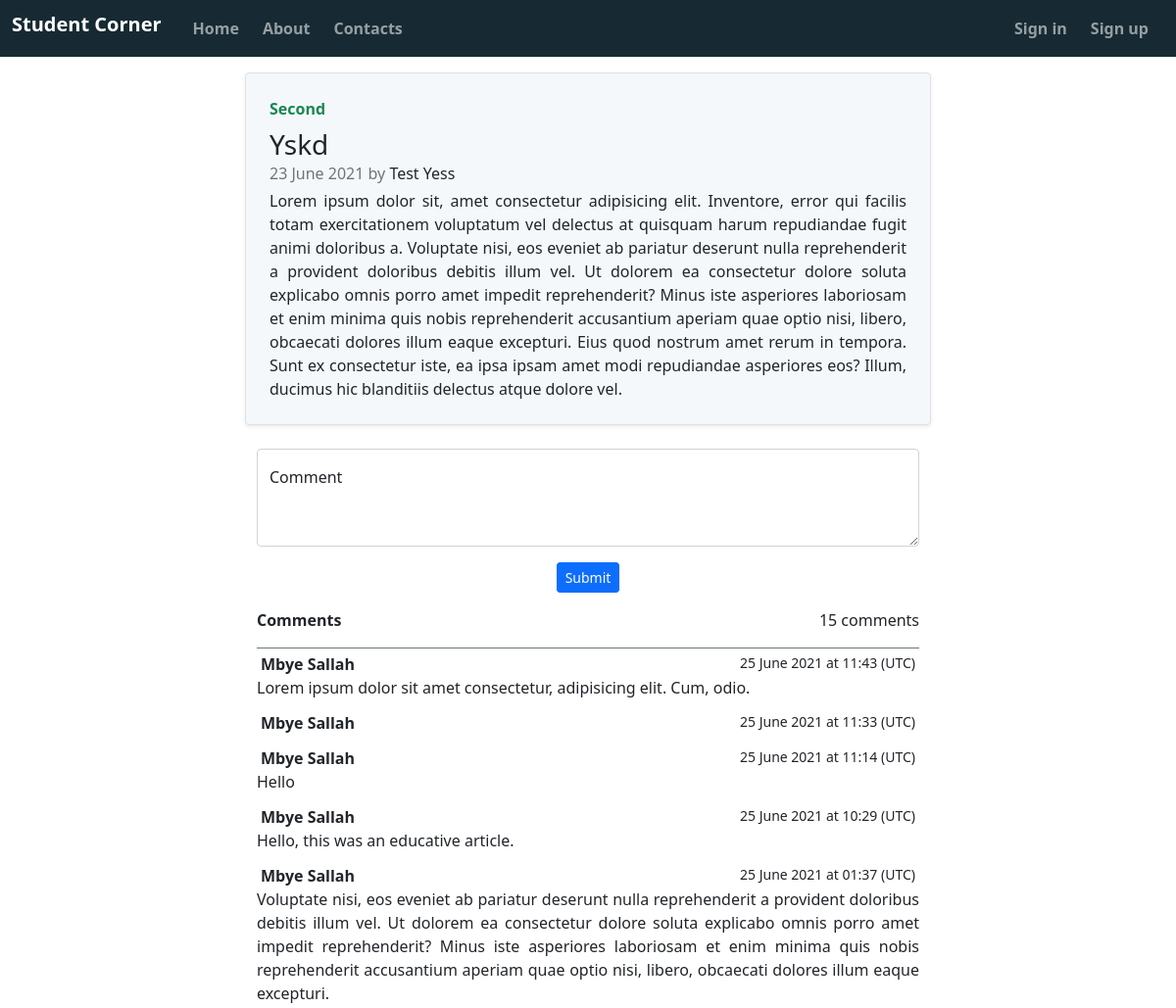
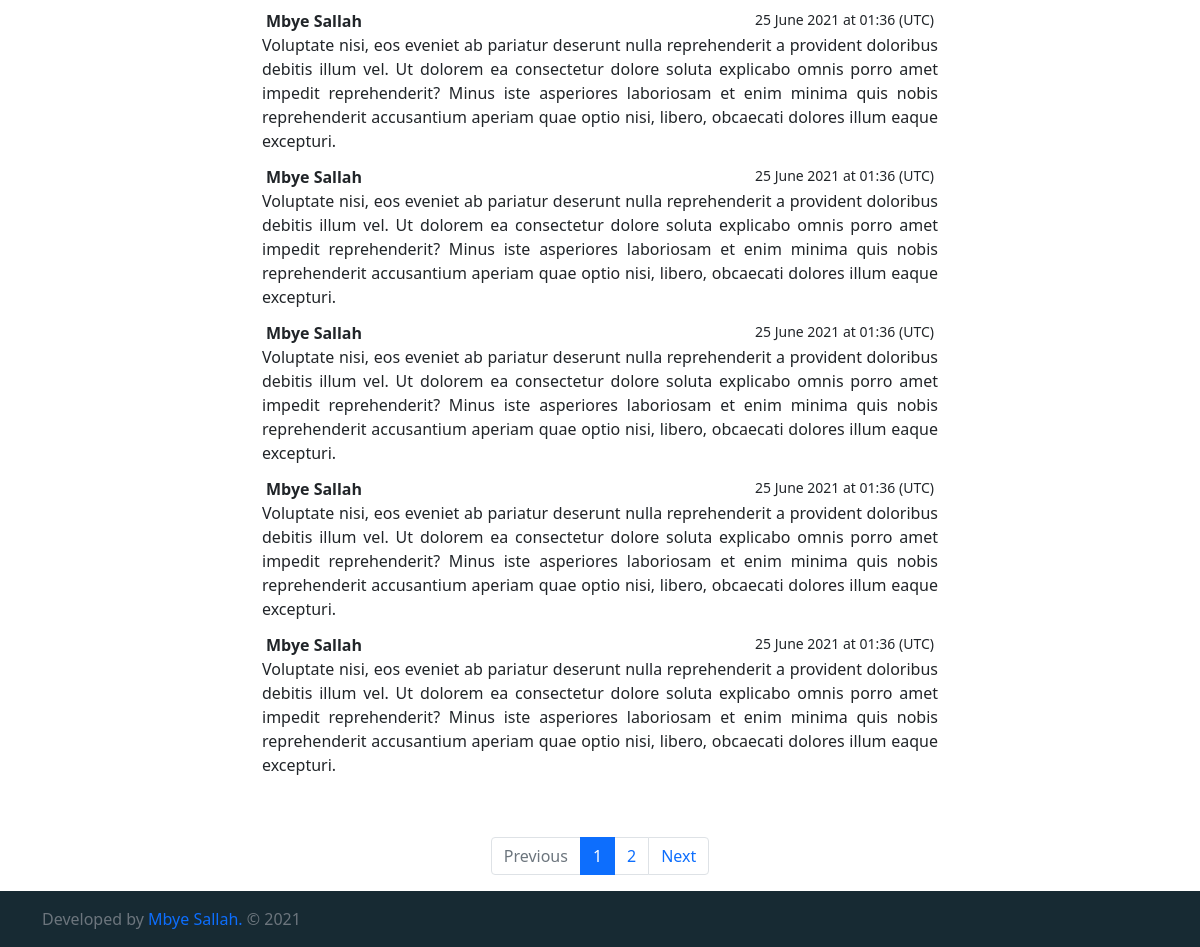
Before: /read_more/3 with the older database file (2 pictures, top to bottom).
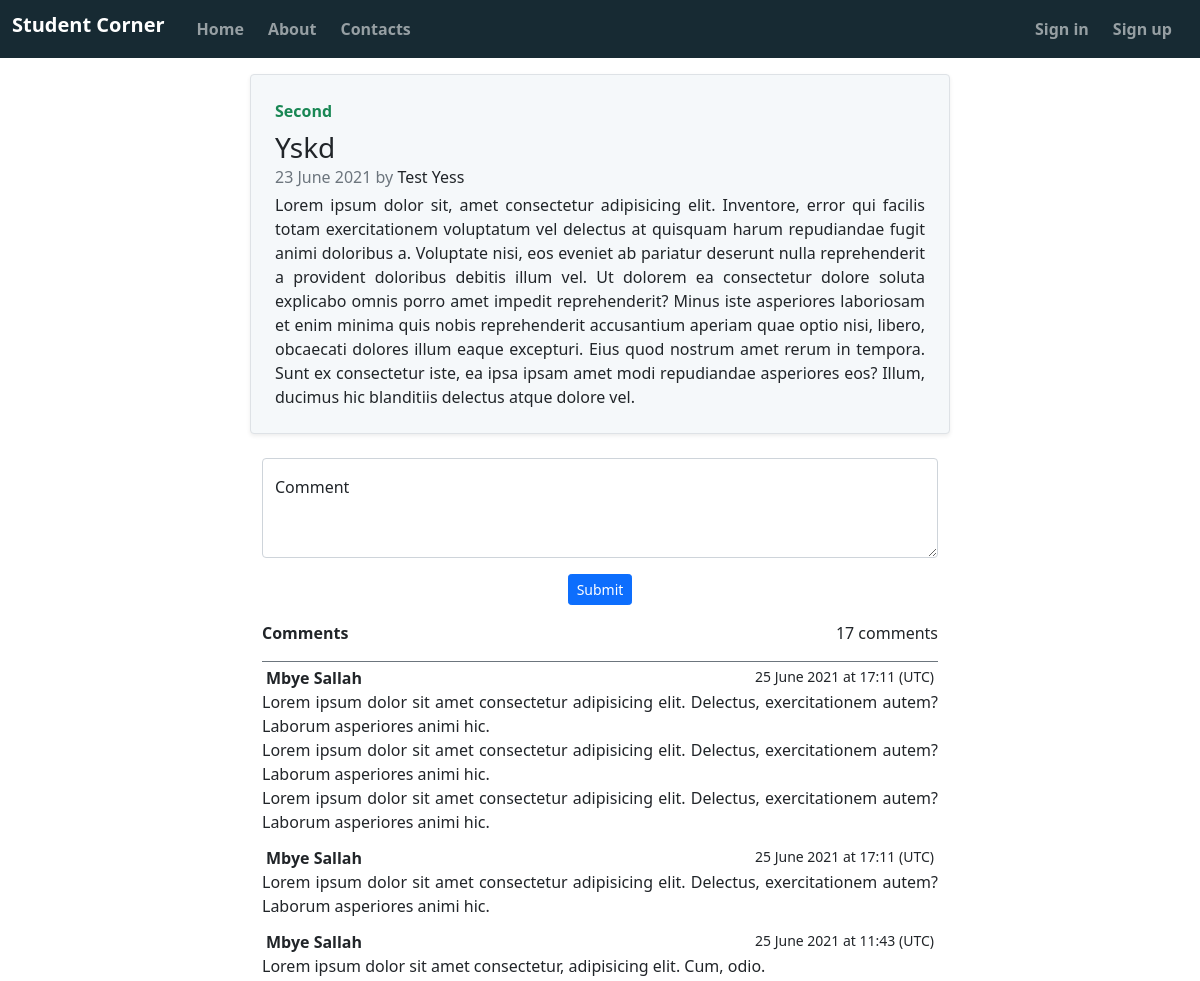
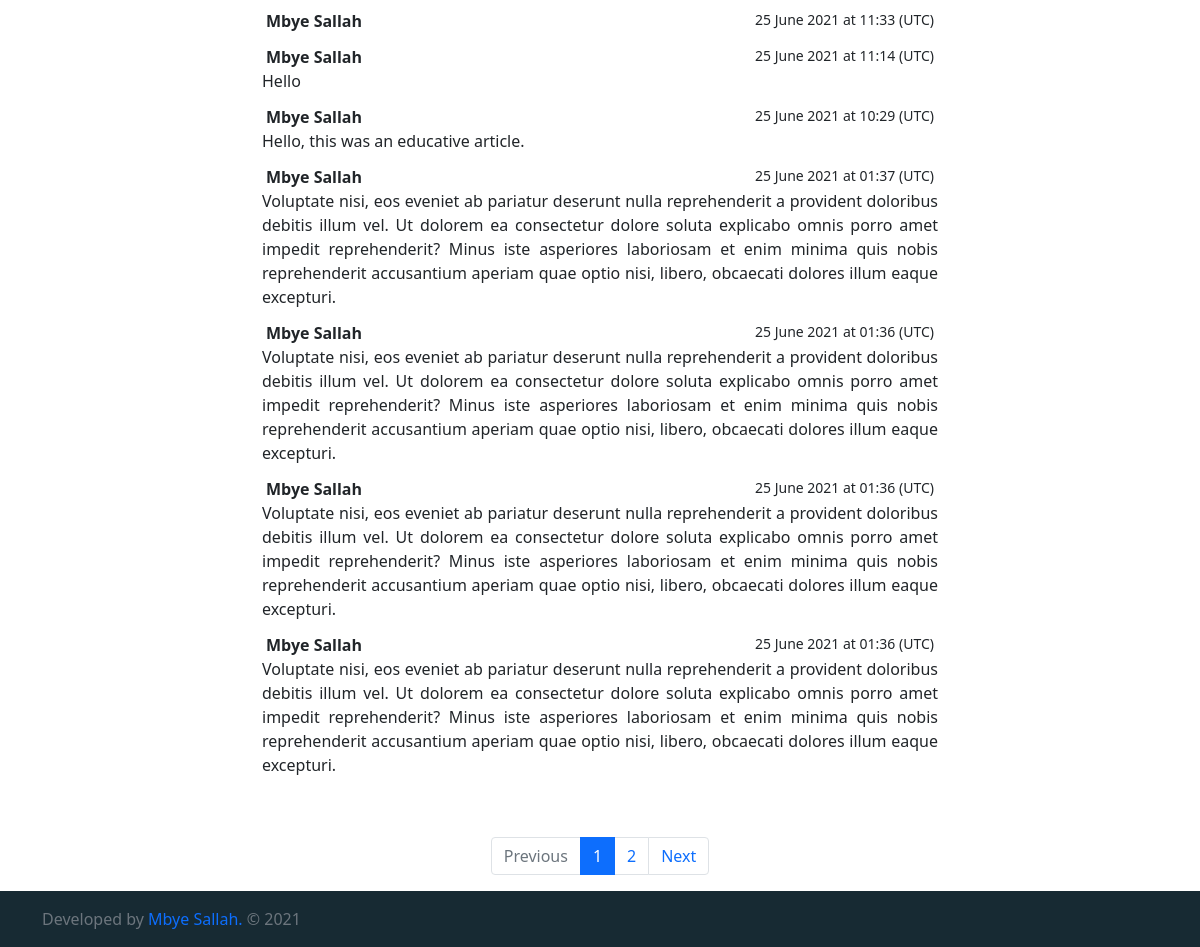
After: the same page with the newer database file (2 pictures, top to bottom).
### stud_corner/models.py (models this page shows, shortened)
class Posts(db.Model):
    id = db.Column(db.Integer, primary_key=True)
    subject = db.Column(db.String(100))
    title = db.Column(db.String(100), nullable=False)
    date_posted = db.Column(db.DateTime, nullable=False, default=datetime.utcnow)
    content = db.Column(db.Text, nullable=False)
    user_id = db.Column(db.Integer, db.ForeignKey('users.id'), nullable=False)
    comments = db.relationship('Comments', backref='post', lazy=True)

class User(UserMixin, db.Model):
    __tablename__="users"
    id = db.Column(db.Integer, primary_key=True, autoincrement=True)
    created = db.Column(db.DateTime, default=datetime.utcnow, nullable=False)
    firstname = db.Column(db.String(80), nullable=False)
    lastname = db.Column(db.String(80), nullable=False)
    email = db.Column(db.String(120), unique=True, nullable=False)
    password = db.Column(db.String(120))
    admin = db.Column(db.Boolean, nullable=False, default=False)
    confirmed = db.Column(db.Boolean, nullable=False, default=False)
    confirmed_on = db.Column(db.DateTime, nullable=True)
    bio = db.Column(db.Text, nullable=True)
    posts = db.relationship('Posts', backref='author', lazy=True)
    comments = db.relationship('Comments', backref='commentor', lazy=True)

class Comments(db.Model):
    id = db.Column(db.Integer, primary_key=True)
    content = db.Column(db.Text, nullable=False)
    date_commented = db.Column(db.DateTime, default=datetime.utcnow, index=True)
    user_id = db.Column(db.Integer, db.ForeignKey('users.id'), nullable=False)
    post_id = db.Column(db.Integer, db.ForeignKey('posts.id'), nullable=False)

### stud_corner/views.py (the view, shortened to what this page needs)
@views.route('/read_more/<int:id>', methods = ['GET', 'POST'])
def read_more(id):
    post = Posts.query.get_or_404(id)
    page = request.args.get("page", 1, int)
    comments = (Comments.query.filter_by(post_id = post.id)
    .order_by(Comments.date_commented.desc())
    .paginate(page = page, per_page = 10))
    return render_template("/read_more.html", post = post, comments=comments)

### stud_corner/templates/read_more.html (shortened to what this page needs)
{% from "app_macros.html" import render_pagination, input, button, textarea with context %}
{% extends "layout.html" %}
{% block content %}
    <div class="container col-md-7 my-3">
        <div class="row justify-content-center">
            <div class="row card-bg g-0 border rounded overflow-hidden mb-4 shadow-sm h-md-250 position-relative">
                <div class="col p-4 d-flex flex-column position-static">
                    <strong class="d-inline-block mb-2 text-success">{{ post.subject |title }}</strong>
                    <h3 class="mb-0">{{ post.title |title }}</h3>
                    <div class="mb-1 text-muted">{{ post.date_posted.strftime("%d %B %Y") }}
                        by
                        <a href="{{ url_for('views.author', id = post.author.id) }}" class="text-decoration-none link-dark">
                            {{ ("%s %s" %(post.author.firstname, post.author.lastname)) |title}}
                        </a>
                    </div>
                    <p class="card-text mb-auto content">{{ post.content |urlize }}</p>
                </div>
            </div>
        </div>
        <form method="POST">
          <div class="form-floating mb-3">
            {{ textarea("content", id="CommentsTextarea", label = "Comment") }}
          </div>
          <div class="d-flex justify-content-center mb-3">
            {{ button(class="w-30 btn btn-sm btn-primary") }}
          </div>
        </form>
          <div class="d-flex w-100 justify-content-between border-bottom border-secondary mb-1">
            <strong>Comments</strong>
            <p>{{comments.total}} {% if comments.total > 1 %}comments{% else %}comment{% endif %}</p>
          </div>
          <ul class="list-group list-group-flush">
              {% for comment in comments.items %}
              <div class="mb-2">
                <div class="d-flex w-100 justify-content-between px-1">
                  <strong>
                    <a href="{{ url_for('views.author', id = comment.commentor.id) }}" class="text-decoration-none link-dark">
                      {{ comment.commentor.firstname }} {{ comment.commentor.lastname }}
                    </a>
                  </strong>
                  <small>{{ comment.date_commented.strftime("%d %B %Y") }} at {{ comment.date_commented.strftime("%H:%M") }} (UTC)</small>
                </div>
                <p class="mb-1 content">{{ comment.content }}</p>
              </div>
                {% endfor %}
          </ul>
    </div>
  {% if comments.total > 10 %}
    {{render_pagination(comments, "views.read_more", id=post.id, name = "pagination for comments" )}}
  {% endif %}
{% endblock %}

### stud_corner/templates/app_macros.html (shortened to what this page needs)
{% macro render_pagination(pagination, endpoint, id="", name="Post page navigation") -%}
  <nav aria-label="{{ name }}">
    <ul class="pagination justify-content-center mt-5">
      <li class="page-item {% if not pagination.has_prev %} disabled {% endif %} ">
          <a class="page-link" href="{{ url_for(endpoint, id=id, page=pagination.prev_num) }}">Previous</a>
      </li>
      {%- for page in pagination.iter_pages(left_edge=1, left_current=1, right_current=2, right_edge=1) %}
          {% if page %}
                {% if page != pagination.page %}
                      <li class="page-item"><a class="page-link" href="{{ url_for(endpoint, id=id, page=page) }}"> {{ page }} </a></li>
                {% else %}
                    <li class="page-item active" aria-current="page">
                        <span class="page-link"> {{ page }} </span>
                    </li>
                {% endif %}
          {% else %}
              <span>…</span>
          {% endif %}
      {%- endfor %}
              <li class="page-item {% if not pagination.has_next %} disabled {% endif %} ">
                  <a class="page-link" href="{{ url_for(endpoint, id=id, page=pagination.next_num) }}">Next</a>
              </li>
          </ul>
  </nav>
{%- endmacro %}
{% macro button(class="w-30 btn btn-lg btn-primary", label = "Submit") -%}
    <button class="{{ class }}" type="submit">{{ label }}</button>
{%- endmacro %}
{% macro textarea(name, id="", value="", label = "") -%}
    <textarea name="{{ name }}" id="{{ id }}" class="form-control" placeholder="This is my post..." required>{{ value }}</textarea>
    <label for="floatingTextarea2">{{ label }}</label>
{%- endmacro %}

### stud_corner/templates/layout.html (shortened to what this page needs)
<!doctype html>
<html lang="en" class="h-100">
    <head>
        <link href="{{ url_for('static', filename='bootstrap.min.css') }}" rel="stylesheet" >
        <link rel="stylesheet" href="{{ url_for('static', filename='style.css') }}">
    </head>
    <body class="d-flex flex-column h-100">
        {% include "navbar.html" -%}
        <section>
            {%- block content %}{% endblock -%}
        </section>
        <footer class="footer mt-auto py-3 background">
            <div class="container">
                <span class="text-muted">Developed by
                    <a rel="noopener" href="https://www.linkedin.com/in/mbye-sallah-7b920815a?lipi=urn%3Ali%3Apage%3Ad_flagship3_profile_view_base_contact_details%3BwGJpbFduSYuQjBkoqVSg6A%3D%3D" target="_blank" class="text-decoration-none">
                         Mbye Sallah.
                    </a> &copy 2021
                </span>
            </div>
        </footer>
    </body>
</html>

### stud_corner/templates/navbar.html (shortened to what this page needs)
<nav class="navbar navbar-expand-lg sticky-top navbar-dark background">
    <div class="container-fluid">
        <a class="navbar-brand fw-bold h1" href="/">Student Corner</a>
        <div class="collapse navbar-collapse" id="navbarSupportedContent">
            <ul class="navbar-nav me-auto mb-lg-0">
                <li class="nav-item mx-lg-2">
                    <a class="nav-link fw-bold {% if active_page=='index' %}active{% endif %}" aria-current="page" href="/">Home</a>
                </li>
                <li class="nav-item me-lg-2">
                    <a class="nav-link fw-bold {% if active_page=='about' %}active{%endif %}" aria-current="page" href="#">About</a>
                </li>
                <li class="nav-item me-lg-2">
                    <a class="nav-link fw-bold {% if active_page=='contacts' %}contacts{%endif %}" aria-current="page" href="#" tabindex="-1">Contacts</a>
                </li>
            </ul>
            <ul class="navbar-nav ms-auto mb-lg-0">
                {% if current_user.is_authenticated %}
                    <li class="nav-item mx-lg-2">
                        <a class="nav-link fw-bold {% if active_page=='post' %}active{%endif %}" aria-current="page" href="{{ url_for('views.post') }}">Your posts</a>
                    </li>
                    <li class="nav-item me-lg-2">
                        <a class="nav-link fw-bold {% if active_page=='profile' %}active{%endif %}" aria-current="page" href="{{ url_for('views.profile') }}">Your profile</a>
                    </li>
                    <li class="nav-item me-lg-2">
                        <a class="nav-link fw-bold" href="{{ url_for('auth.signout') }}">Sign out</a>
                    </li>
                {% else %}
                    <li class="nav-item me-lg-2">
                        <a class="nav-link fw-bold {% if active_page=='signin' %}active{%endif %}" aria-current="page" href="{{ url_for('auth.signin') }}">Sign in</a>
                    </li>
                    <li class="nav-item me-lg-2">
                        <a class="nav-link fw-bold {% if active_page=='signup' %}active{%endif %}" aria-current="page" href="{{ url_for('auth.signup') }}">Sign up</a>
                    </li>
                {% endif %}
            </ul>
        </div>
    </div>
</nav>

### stud_corner/static/style.css (style rules this page uses)
.content { white-space: pre-wrap; text-align: justify; text-justify: inter-word; }
.background { background-color: #172a33; }
.card-bg { background-color: #f5f8fa; }
#CommentsTextarea { height: 100px; }

Changed rows visible on the page:
no longer on this page (row unchanged): Comments: commentor.firstname "Mbye", commentor.lastname "Sallah", date_commented "25 June 2021", date_commented "01:36", content "Voluptate nisi, eos eveniet ab pariatur deserunt nulla reprehenderit a provident doloribus debitis illum vel. Ut dolorem ea consectetur dolore soluta explicabo omnis porro amet impedit reprehenderit? Minus iste asperiores laboriosam et enim minima quis nobis reprehenderit accusantium aperiam quae optio nisi, libero, obcaecati dolores illum eaque excepturi."
no longer on this page (row unchanged): Comments: commentor.firstname "Mbye", commentor.lastname "Sallah", date_commented "25 June 2021", date_commented "01:36", content "Voluptate nisi, eos eveniet ab pariatur deserunt nulla reprehenderit a provident doloribus debitis illum vel. Ut dolorem ea consectetur dolore soluta explicabo omnis porro amet impedit reprehenderit? Minus iste asperiores laboriosam et enim minima quis nobis reprehenderit accusantium aperiam quae optio nisi, libero, obcaecati dolores illum eaque excepturi."
added Comments: commentor.firstname "Mbye", commentor.lastname "Sallah", date_commented "25 June 2021", date_commented "17:11", content "Lorem ipsum dolor sit amet consectetur adipisicing elit. Delectus, exercitationem autem? Laborum asperiores animi hic. Lorem ipsum dolor sit amet consectetur adipisicing elit. Delectus, exercitationem autem? Laborum asperiores animi hic. Lorem ipsum dolor sit amet consectetur adipisicing elit. Delectus, exercitationem autem? Laborum asperiores animi hic."
added Comments: commentor.firstname "Mbye", commentor.lastname "Sallah", date_commented "25 June 2021", date_commented "17:11", content "Lorem ipsum dolor sit amet consectetur adipisicing elit. Delectus, exercitationem autem? Laborum asperiores animi hic."
Other visible differences:
{{ comments.total }}: "15" → "17"
